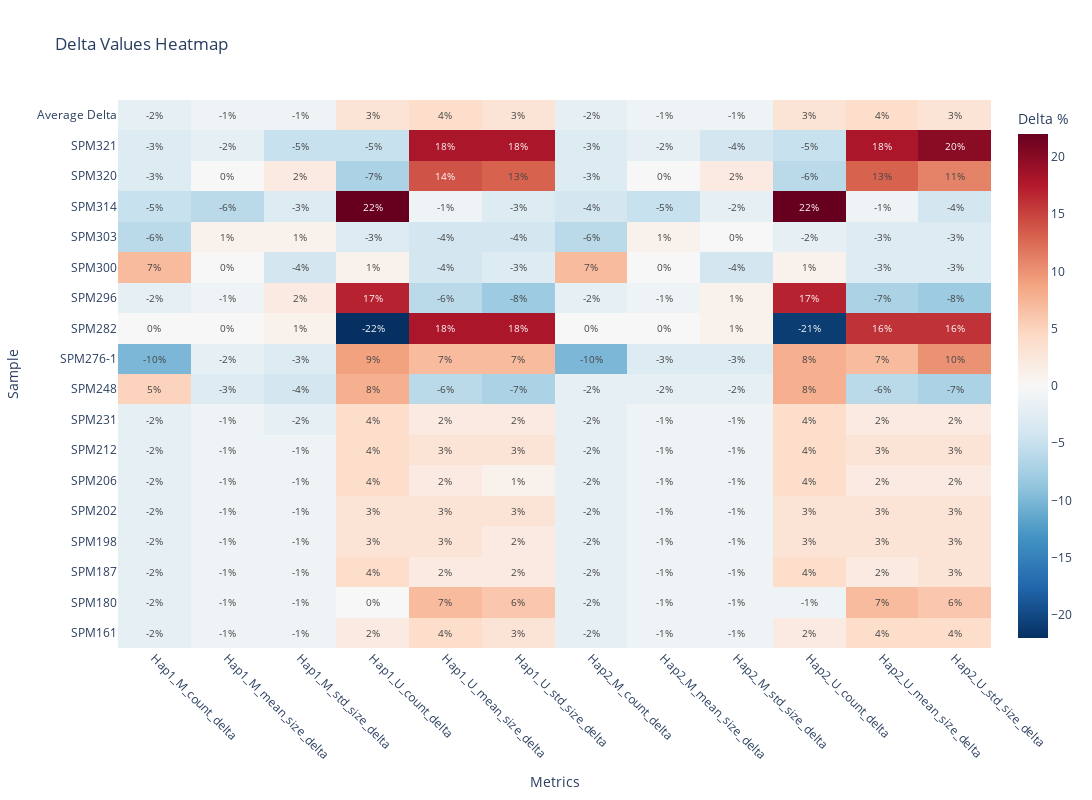

Notebook source saved alongside this figure:
### Markdown cell above
#### QC VS No-QC CpG data
The script below generates a heat map comparing the segmentation region summary data (counts and sizes).
- The percentage values are the % difference between the original data and the QC data.

Observations:
SPM282 appears to have been affected by the QC the most,w ehreby the unmethylated region count decreased by ~22%, and the sizes of tehse regions increase by 20%

### Code cell
#!/usr/bin/env python3
"""
Generate heatmap visualization from delta values
Usage: python generate_heatmap.py
"""
import plotly.graph_objects as go
import pandas as pd

# Create the data
data = {
    'sample': ['SPM161', 'SPM180', 'SPM187', 'SPM198', 'SPM202', 'SPM206', 'SPM212', 
               'SPM231', 'SPM248', 'SPM276-1', 'SPM282', 'SPM296', 'SPM300', 'SPM303', 
               'SPM314', 'SPM320', 'SPM321', 'Average Delta'],
    'Hap1_M_count_delta': [-2, -2, -2, -2, -2, -2, -2, -2, 5, -10, 0, -2, 7, -6, -5, -3, -3, -2],
    'Hap1_M_mean_size_delta': [-1, -1, -1, -1, -1, -1, -1, -1, -3, -2, 0, -1, 0, 1, -6, 0, -2, -1],
    'Hap1_M_std_size_delta': [-1, -1, -1, -1, -1, -1, -1, -2, -4, -3, 1, 2, -4, 1, -3, 2, -5, -1],
    'Hap1_U_count_delta': [2, 0, 4, 3, 3, 4, 4, 4, 8, 9, -22, 17, 1, -3, 22, -7, -5, 3],
    'Hap1_U_mean_size_delta': [4, 7, 2, 3, 3, 2, 3, 2, -6, 7, 18, -6, -4, -4, -1, 14, 18, 4],
    'Hap1_U_std_size_delta': [3, 6, 2, 2, 3, 1, 3, 2, -7, 7, 18, -8, -3, -4, -3, 13, 18, 3],
    'Hap2_M_count_delta': [-2, -2, -2, -2, -2, -2, -2, -2, -2, -10, 0, -2, 7, -6, -4, -3, -3, -2],
    'Hap2_M_mean_size_delta': [-1, -1, -1, -1, -1, -1, -1, -1, -2, -3, 0, -1, 0, 1, -5, 0, -2, -1],
    'Hap2_M_std_size_delta': [-1, -1, -1, -1, -1, -1, -1, -1, -2, -3, 1, 1, -4, 0, -2, 2, -4, -1],
    'Hap2_U_count_delta': [2, -1, 4, 3, 3, 4, 4, 4, 8, 8, -21, 17, 1, -2, 22, -6, -5, 3],
    'Hap2_U_mean_size_delta': [4, 7, 2, 3, 3, 2, 3, 2, -6, 7, 16, -7, -3, -3, -1, 13, 18, 4],
    'Hap2_U_std_size_delta': [4, 6, 3, 3, 3, 2, 3, 2, -7, 10, 16, -8, -3, -3, -4, 11, 20, 3]
}

# Convert to DataFrame
df = pd.DataFrame(data)

# Create heatmap
fig = go.Figure(data=go.Heatmap(
    z=df.iloc[:, 1:].values,
    x=df.columns[1:],
    y=df['sample'],
    text=df.iloc[:, 1:].values,
    texttemplate='%{text}%',
    textfont={"size": 10},
    colorscale='RdBu_r',
    zmid=0,
    colorbar_title="Delta %"
))

# Update layout
fig.update_layout(
    title='Delta Values Heatmap',
    xaxis_title="Metrics",
    yaxis_title="Sample",
    width=1200,
    height=800,
    xaxis={'tickangle': 45}
)

# Save as HTML file (interactive)
fig.write_html("heatmap.html")

# Show plot in notebook
fig.show()

### Figure 1 — Plotly figure (JSON) as saved in the notebook; plotly's stock layout.template omitted (floating-point values rounded to 4 significant figures; data arrays with more than 128 entries replaced by an {"elided": "..."} marker saying what was removed)
{"data": [{"colorbar": {"title": {"text": "Delta %"}}, "colorscale": [[0, "rgb(5,48,97)"], [0.1, "rgb(33,102,172)"], [0.2, "rgb(67,147,195)"], [0.3, "rgb(146,197,222)"], [0.4, "rgb(209,229,240)"], [0.5, "rgb(247,247,247)"], [0.6, "rgb(253,219,199)"], [0.7, "rgb(244,165,130)"], [0.8, "rgb(214,96,77)"], [0.9, "rgb(178,24,43)"], [1, "rgb(103,0,31)"]], "text": {"elided": "18x12 int values"}, "textfont": {"size": 10}, "texttemplate": "%{text}%", "type": "heatmap", "x": ["Hap1_M_count_delta", "Hap1_M_mean_size_delta", "Hap1_M_std_size_delta", "Hap1_U_count_delta", "Hap1_U_mean_size_delta", "Hap1_U_std_size_delta", "Hap2_M_count_delta", "Hap2_M_mean_size_delta", "Hap2_M_std_size_delta", "Hap2_U_count_delta", "Hap2_U_mean_size_delta", "Hap2_U_std_size_delta"], "y": ["SPM161", "SPM180", "SPM187", "SPM198", "SPM202", "SPM206", "SPM212", "SPM231", "SPM248", "SPM276-1", "SPM282", "SPM296", "SPM300", "SPM303", "SPM314", "SPM320", "SPM321", "Average Delta"], "z": {"elided": "18x12 int values"}, "zmid": 0}], "layout": {"height": 800, "title": {"text": "Delta Values Heatmap"}, "width": 1200, "xaxis": {"autorange": true, "range": [-0.5, 11.5], "tickangle": 45, "title": {"text": "Metrics"}, "type": "category"}, "yaxis": {"autorange": true, "range": [-0.5, 17.5], "title": {"text": "Sample"}, "type": "category"}}}
